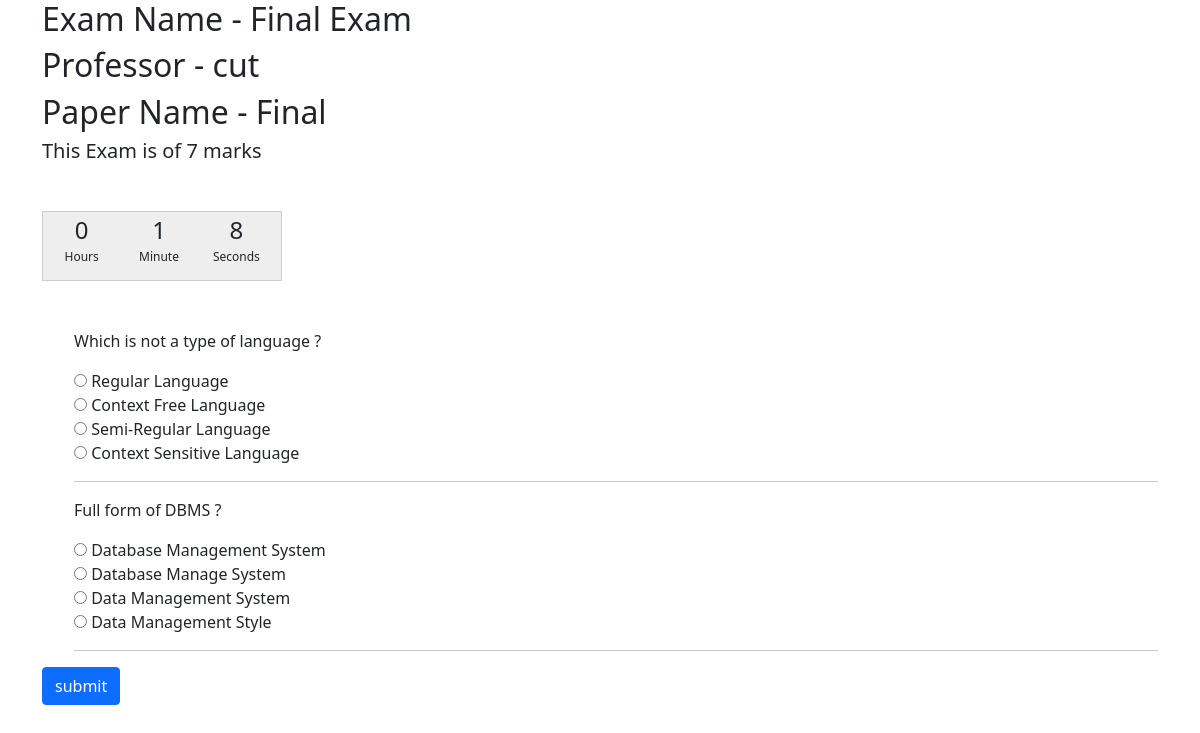
Screenshot of /exams/student/appear/4 with the database file from the repository.
### questions/models.py (models this page shows, shortened)
class Exam_Model(models.Model):
    professor = models.ForeignKey(User, limit_choices_to={'groups__name': "PROFESSOR"}, on_delete=models.CASCADE)
    name = models.CharField(max_length=50)
    marks = models.IntegerField(default=0)
    question_paper = models.ForeignKey(Question_Paper, on_delete=models.CASCADE, related_name='exams')
    start_time = models.DateTimeField(default=datetime.now())
    end_time = models.DateTimeField(default=datetime.now())
    def __str__(self):
        return self.name
    class Meta:
        verbose_name_plural = 'Exams'

class Question_Paper(models.Model):
    professor = models.ForeignKey(User, limit_choices_to={'groups__name': "PROFESSOR"}, on_delete=models.CASCADE)
    qPaperTitle = models.CharField(max_length=100)
    questions = models.ManyToManyField(Question_DB)
    marks = models.IntegerField(default=0)
    class Meta:
        verbose_name_plural = 'Question Papers'

class Question_DB(models.Model):
    professor = models.ForeignKey(User, limit_choices_to={'groups__name': "PROFESSOR"}, on_delete=models.CASCADE, null=True)
    qno = models.AutoField(primary_key=True)
    question = models.CharField(max_length=100)
    optionA = models.CharField(max_length=100)
    optionB = models.CharField(max_length=100)
    optionC = models.CharField(max_length=100)
    optionD = models.CharField(max_length=100)
    answer = models.CharField(max_length=200)
    max_marks = models.IntegerField(default=0)
    class Meta:
        verbose_name_plural = 'Question DB'

### questions/views.py (the view, shortened to what this page needs)
# urls.py: path('student/appear/<int:id>',views.appear_exam,name = "appear_exam"),
def appear_exam(request,id):
    student = request.user
    if request.method == 'GET':
        exam = Exam_Model.objects.get(pk=id)
        time_delta = exam.end_time - exam.start_time
        time = convert(time_delta.seconds)
        time = time.split(":")
        mins = time[0]
        secs = time[1]
        context = {
            "exam":exam,
            "marks":exam.question_paper.marks,
            "question_list":exam.question_paper.questions.all(),
            "secs":secs,
            "mins":mins
        }
        return render(request,'student_exampage.html',context)

### questions/views.py (called while the page is built)
def convert(seconds):
    min, sec = divmod(seconds, 60)
    hour, min = divmod(min, 60)
    min += hour*60
    return "%02d:%02d" % (min, sec)

### templates/student_exampage.html (shortened to what this page needs)
{% load static %}
<!doctype html>
<html lang="en">
  <head>
    <link href="https://cdn.jsdelivr.net/npm/bootstrap@5.1.3/dist/css/bootstrap.min.css" rel="stylesheet">
    <link rel="stylesheet" type="text/css" href="{% static 'css/jquery.countdown.css' %}">
  </head>
  <body>
    <div class="container">
        <h2> Exam Name  - {{ exam.name }}</h2>
        <h2> Professor - {{ exam.professor }}</h2>
        <h2> Paper Name  - {{ exam.question_paper.qPaperTitle }}</h2>
        <h5>
            This Exam is of  {{ marks }} marks
        </h5>
        <div id="timer" class="mt-5 mb-5"></div>
        <form method="post" id="examform" name="examform">
            <ol>
                {% for ques in question_list %}
                <p>{{ ques.question }}</p>
                <input type="radio" id="optionA" name="{{ ques.question }}" value="A">
                <label for="optionA">{{ ques.optionA }}</label><br>
                <input type="radio" id="optionB" name="{{ ques.question }}" value="B">
                <label for="optionB">{{ ques.optionB }}</label><br>
                <input type="radio" id="optionC" name="{{ ques.question }}" value="C">
                <label for="optionC">{{ ques.optionC }}</label><br>
                <input type="radio" id="optionD" name="{{ ques.question }}" value="D">
                <label for="optionD">{{ ques.optionD }}</label><br>
                <hr>
                {% endfor %}
            </ol>
            <input type="submit" value="submit" class = "btn btn-primary" id='submitButton'/>
        </form>
    </div>
  </body>
</html>

### templates/student_exampage.html (style rules this page uses)
#timer { width: 240px; height: 70px; }

### rows the page displays
Exam_Model: professor "cut", question_paper.qPaperTitle "Final"
Question_DB: question "Which is not a type of language ?", optionA "Regular Language", optionB "Context Free Language", optionC "Semi-Regular Language", optionD "Context Sensitive Language"
Question_DB: question "Full form of DBMS ?", optionA "Database Management System", optionB "Database Manage System", optionC "Data Management System", optionD "Data Management Style"

### other values shown
{{ marks }} "7"
